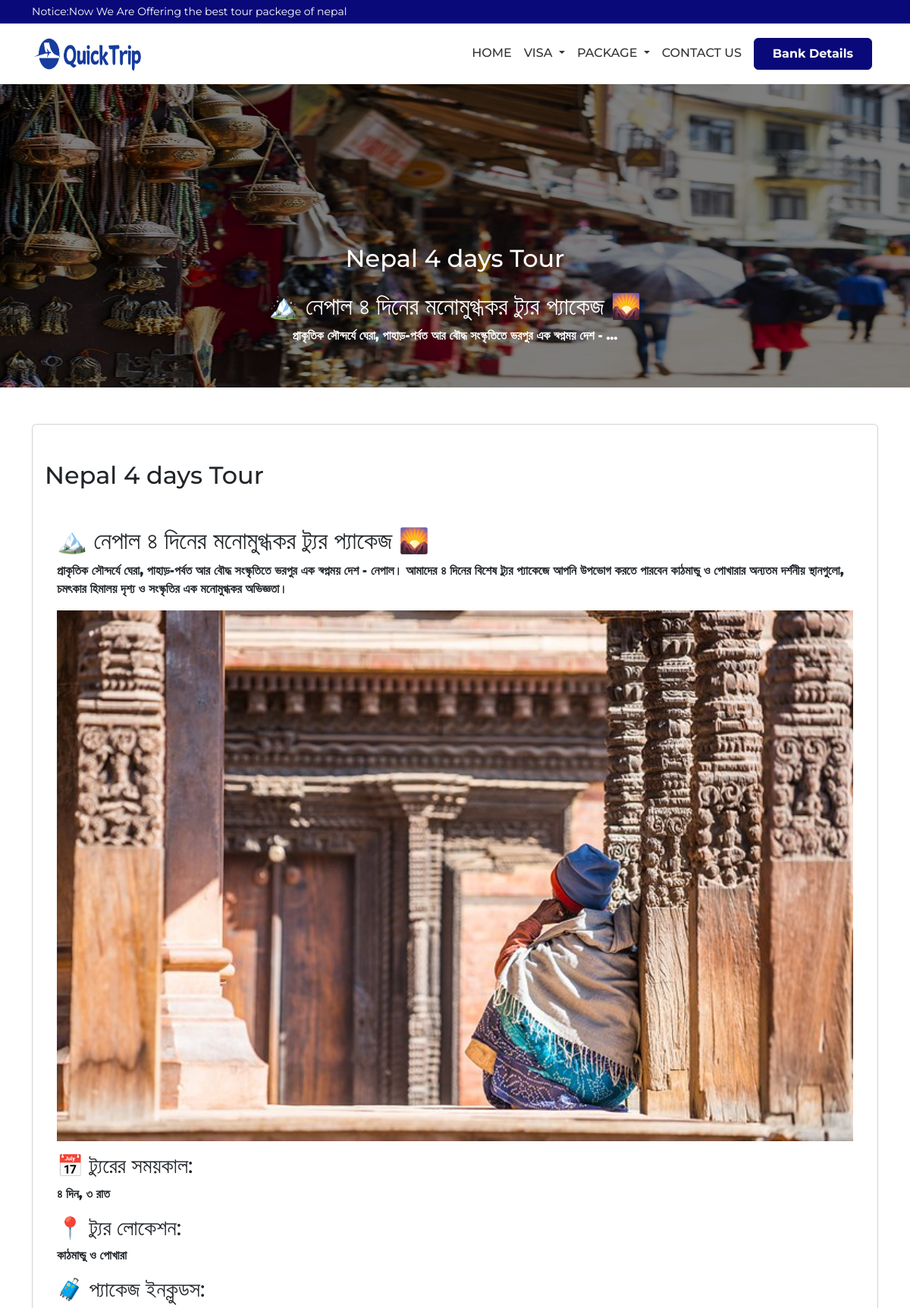
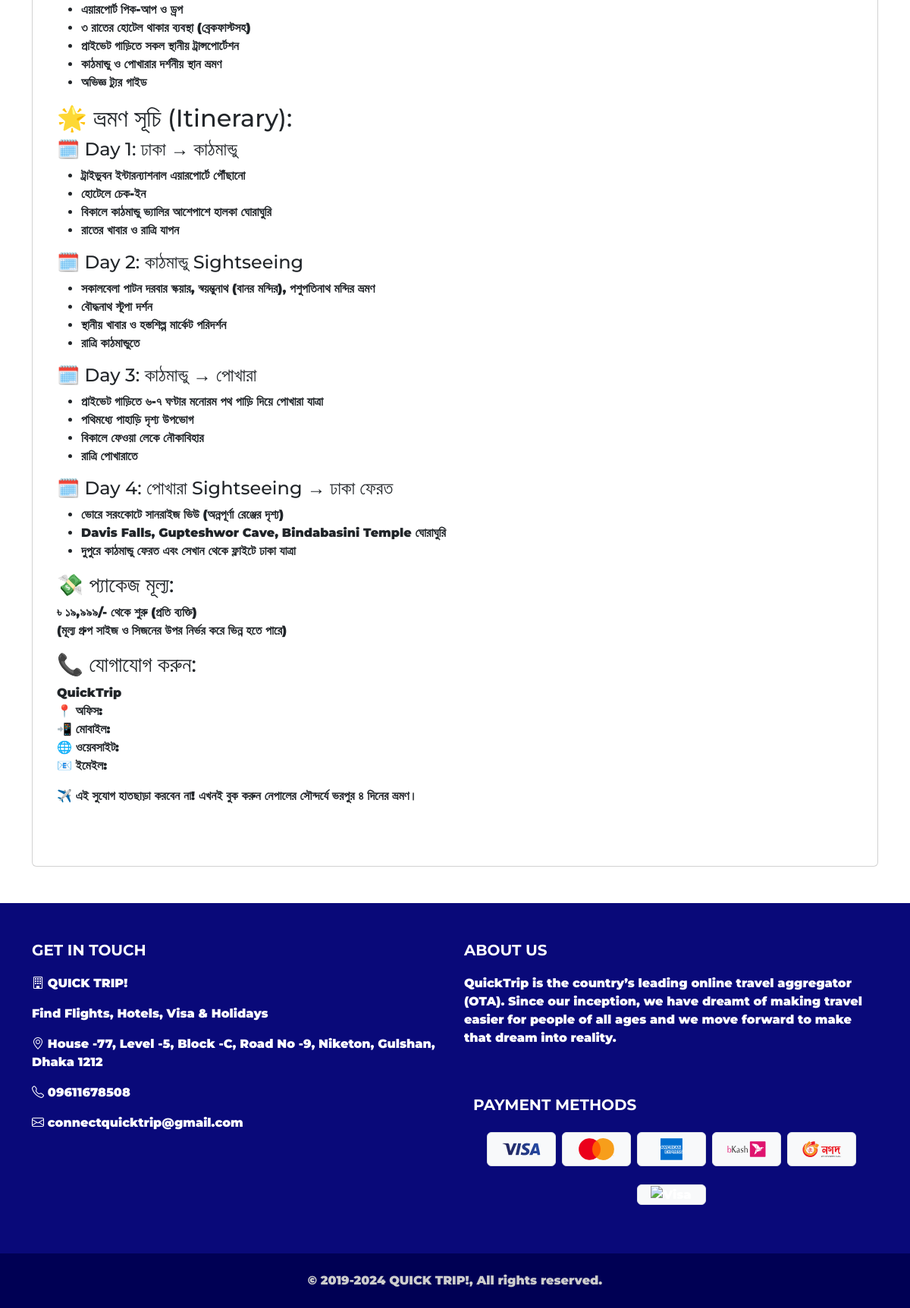
/package-details/Nepal-4-days-Tour/, run on the app's committed database (2 pictures, top to bottom).
### app/models.py (models this page shows, shortened)
class Information(models.Model):
    sitename = models.CharField(max_length=50,blank=True, null=True)
    site_slogan = models.CharField(max_length=100,blank=True, null=True)
    email = models.EmailField(max_length=100, blank=True, null=True)
    phone = models.CharField(max_length=20, blank=True, null=True)
    logo = models.ImageField(upload_to='img/logos/')
    office_address = models.TextField(blank=True, null=True)
    office_email = models.EmailField(blank=True, null=True)
    office_phone = models.CharField(max_length=20 , blank=True, null=True)
    about_us = models.TextField(blank=True, null=True)
    head_line = models.TextField(blank=True, null=True)

class PackageSilderImage(models.Model):
    package = models.ForeignKey(PackageList, related_name='images', on_delete=models.CASCADE)
    image = models.ImageField(upload_to='package_images/')  # Directory for storing images

class PackageList(models.Model):
    package_name = models.CharField(max_length=100,blank=True, null=True,unique=True)
    slug = models.SlugField(unique=True)
    content = RichTextUploadingField()

### app/views.py (the view)
# urls.py: path('package-details/<slug:slug>/', package_details, name='package-details'),
def package_details(request, slug):
    info = Information.objects.last()
    package_list = PackageList.objects.all()
    package_details = get_object_or_404(PackageList, slug=slug)
    bank_details = BankDetails.objects.all()
    visa_list = VisaList.objects.all()
    images = Slider.objects.filter(is_active=True).order_by('-created_at')
    context = {
        'info': info,
        'images': images,
        'package_list': package_list,
        'package_details': package_details,
        'bank_details':bank_details,
        'visa_list':visa_list,
    }
    return render(request, 'package.html', context)

### app/templates/package.html (shortened to what this page needs)
{% extends 'base.html' %}
{% load static %}
{% block content %}
 <section>
    <div id="carouselExampleSlidesOnly" class="carousel slide h-10" data-bs-ride="carousel" data-bs-interval="3000">
        <div class="carousel-inner package-carousel">
          {% for image in package_details.images.all %}
          <div class="carousel-item active">
            <img   src="{{image.image.url}}" class="w-100  d-block " alt="...">
            <div class="overlay"></div>
              <div class="carousel-caption d-flex flex-column justify-content-center">
                <h2>{{package_details.package_name}}</h2>
                <p>{{package_details.content | safe | truncatewords:20}}</p>
              </div>
          </div>
          {% endfor %}
        </div>
      </div>
  </section>
  <section class="container">
    <div class="card py-5 my-5 p-3">
      <div class="card-title title">
        <h2 class="title">{{package_details.package_name}}</h2>
      </div>
        <div class="card-body">
            <p>{{package_details.content|safe}}</p>
        </div>
    </div>
  </section>
{% endblock %}

### templates/base.html (shortened to what this page needs)
{% load static %}
<!DOCTYPE html>
<html lang="en">
  <head>
    <link
      rel="stylesheet"
      href="https://cdnjs.cloudflare.com/ajax/libs/bootstrap/5.3.0/css/bootstrap.min.css"
    />
    <link
      rel="stylesheet"
      href="https://cdn.jsdelivr.net/npm/bootstrap-icons@1.11.3/font/bootstrap-icons.min.css"
    />
    <link
      rel="stylesheet"
      href="https://cdnjs.cloudflare.com/ajax/libs/font-awesome/6.7.2/css/all.min.css"
    />
    <link rel="stylesheet" href="{% static 'css/style.css' %}" />
  </head>
  <body>
    <header class="container-fluid top-bar d-sm-block">
      <div class="container d-flex   ">
         <div class="">
          <span>Notice:</span>
         </div>
        <div  class="flex-grow-1">
          <marquee class="font-family-arial">
            {{info.head_line}}</marquee
          >
        </div>
      </div>
    </header>
    <nav class="navbar text-uppercase navbar-expand-lg">
      <div class="container">
        <a class="navbar-brand" href="{% url 'home' %}">
          <img class="img-fluid" src="{{ info.logo.url }}" alt="Logo" />
        </a>
        <div
          class="collapse navbar-collapse justify-content-end"
          id="navbarNav"
        >
          <ul class="navbar-nav">
            <li class="nav-item">
              <a class="menu-item nav-link" href="{% url 'home' %}">Home</a>
            </li>
            <li class="nav-item dropdown">
              <a
                class="nav-link menu-item dropdown-toggle"
                href="#"
                id="dropdownMenuLink"
                role="button"
                data-bs-toggle="dropdown"
                aria-expanded="false"
              >
                Visa
              </a>
            </li>
            <li class="nav-item dropdown">
              <a
                class="nav-link menu-item dropdown-toggle"
                href="#"
                id="navbarDarkDropdownMenuLink"
                role="button"
                data-bs-toggle="dropdown"
                aria-expanded="false"
              >
                Package
              </a>
            </li>
            <li class="nav-item">
              <a class="menu-item nav-link" href="{% url 'contact-us' %}"
                >Contact Us</a
              >
            </li>
            <li class="nav-item px-2">
              <button
                type="button"
                class="btn btn-blue px-4 fw-bold py-2"
                data-bs-toggle="modal"
                data-bs-target="#bankDetailsModal"
              >
                Bank Details
              </button>
            </li>
          </ul>
        </div>
      </div>
    </nav>
    <main>
      {% block content %}{% endblock %}
    </main>
    <section>
      <footer class="footer">
        <div class="container">
          <div class="row d-flex justify-content-around">
            <div class="col-md-6">
              <h5>Get in Touch</h5>
              <p>
                <strong
                  ><i class="bi bi-building"></i> {{info.sitename}}</strong
                >
              </p>
              <p>{{info.site_slogan}}</p>
              <p><i class="bi bi-geo-alt"></i> {{info.office_address}}</p>
              <p><i class="bi bi-telephone"></i> {{info.office_phone}}</p>
              <p><i class="bi bi-envelope"></i> {{info.office_email}}</p>
            </div>
            <div class="col-md-6">
              <h5>About Us</h5>
              <p>{{info.about_us}}</p>
              <div class="container py-5">
                <h5 class="text-white mb-4">Payment Methods</h5>
                <div
                  class="payment row text-center justify-content-center gap-2 align-items-center"
                >
                  <div
                    class="col-4 col-sm-3 col-md-2 bg-light border rounded mb-3"
                  >
                    <img
                      src="{% static 'img\Visa-Card-Logo.svg' %}"
                      class="img-fluid"
                      alt="Visa"
                    />
                  </div>
                  <div
                    class="col-4 col-sm-3 col-md-2 bg-light border rounded mb-3"
                  >
                    <img
                      src="{% static 'img\Master-Card-Logo.svg' %}"
                      class="img-fluid"
                      alt="Visa"
                    />
                  </div>
                  <div
                    class="col-4 col-sm-3 col-md-2 bg-light border rounded mb-3"
                  >
                    <img
                      src="{% static 'img\American-Express-Logo.svg' %}"
                      class="img-fluid"
                      alt="Visa"
                    />
                  </div>
                  <div
                    class="col-4 col-sm-3 col-md-2 bg-light border rounded mb-3"
                  >
                    <img
                      src="{% static 'img\BKash-Horizontal-Logo.svg' %}"
                      class="img-fluid"
                      alt="Visa"
                    />
                  </div>
                  <div
                    class="col-4 col-sm-3 col-md-2 bg-light border rounded mb-3"
                  >
                    <img
                      src="{% static 'img\Nagad-Horizontal-Logo.svg' %}"
                      class="img-fluid"
                      alt="Visa"
                    />
                  </div>
                  <div
                    class="col-4 col-sm-3 col-md-2 bg-light border rounded mb-3"
                  >
                    <img
                      src="{% static 'img\sslcommerce.png' %}"
                      class="img-fluid"
                      alt="Visa"
                    />
                  </div>
                </div>
              </div>
            </div>
          </div>
        </div>
        <div class="footer-bottom py-4 fs-6">
          © 2019-2024 {{info.sitename}}, All rights reserved.
        </div>
      </footer>
    </section>
  </body>
</html>

### static/css/style.css (style rules this page uses)
body { margin: 0; padding: 0; box-sizing: border-box; font-family: "Montserrat", sans-serif; font-optical-sizing: auto; }
.btn-blue { --bs-btn-color: #fff; --bs-btn-bg: #090979; --bs-btn-border-color: #090979; --bs-btn-hover-color: #fff; --bs-btn-hover-bg: #090979; --bs-btn-hover-border-color: #090979; --bs-btn-focus-shadow-rgb: 225, 83, 97; --bs-btn-active-color: #fff; --bs-btn-active-bg: #090979; --bs-btn-active-border-color: #090979; --bs-btn-active-shadow: inset 0 3px 5px rgba(0, 0, 0, 0.125); --bs-btn-disabled-color: #fff; --bs-btn-disabled-bg: #090979; --bs-btn-disabled-border-color: #090979; }
.top-bar { background: #090979; color: white; padding: 5px 20px; font-size: 14px; }
.navbar-brand img { width: 150px; height: 50px; }
.navbar { background: white; padding: 10px 20px; }
.navbar-brand img { height: 50px; }
.menu-item { font-size: 16px; font-weight: 500; color: #333333; text-decoration: none; }
.carousel-item img { height: 400px; object-fit: fill; }
img { width: 100%; height: 100%; }
.footer { background: #090979; color: #fff; padding-top: 50px; }
.footer h5 { font-weight: bold; text-transform: uppercase; margin-bottom: 20px; }
.footer-bottom { background: #000054; color: #ccc; padding: 10px 0; text-align: center; font-size: 14px; }

### templates/base.html (style rules this page uses)
.payment img { max-height: 50px; object-fit: cover; }

### app/templates/package.html (style rules this page uses)
.overlay { position: absolute; top: 0; left: 0; width: 100%; height: 100%; background: rgba(0, 0, 0, 0.5); }

### data on the page
Information: head_line "Now We Are Offering the best tour packege of nepal", logo (picture), sitename "QUICK TRIP!", site_slogan "Find Flights, Hotels, Visa & Holidays", office_address "House -77, Level -5, Block -C, Road No -9, Niketon, Gulshan, Dhaka 1212", office_phone "09611678508", office_email "connectquicktrip@gmail.com", about_us "QuickTrip is the country’s leading online travel aggregator (OTA). Since our inception, we have dreamt of making travel easier for people of all ages and we move forward to make that dream into reality."
PackageSilderImage: image (picture)
PackageList: package_name "Nepal 4 days Tour", content "🏔️ নেপাল ৪ দিনের মনোমুগ্ধকর ট্যুর প্যাকেজ 🌄 প্রাকৃতিক সৌন্দর্যে ঘেরা, পাহাড়-পর্বত আর বৌদ্ধ সংস্কৃতিতে ভরপুর এক স্বপ্নময় দেশ - …", content "🏔️ নেপাল ৪ দিনের মনোমুগ্ধকর ট্যুর প্যাকেজ 🌄 প্রাকৃতিক সৌন্দর্যে ঘেরা, পাহাড়-পর্বত আর বৌদ্ধ সংস্কৃতিতে ভরপুর এক স্বপ্নময় দেশ - নেপাল। আমাদের ৪ দিনের বিশেষ ট্যুর প্যাকেজে আপনি উপভোগ করতে পারবেন কাঠমান্ডু ও পোখারার অন্যতম দর্শনীয় স্থানগুলো, চমৎকার হিমালয় দৃশ্য ও সংস্কৃতির এক মনোমুগ্ধকর অভিজ্ঞতা। 📅 ট্যুরের সময়কাল: ৪ দিন, ৩ রাত 📍 ট্যুর লোকেশন: কাঠমান্ডু ও পোখারা 🧳 প্যাকেজ ইনক্লুডস: এয়ারপোর্ট পিক-আপ ও ড্রপ ৩ রাতের হোটেল থাকার ব্যবস্থা (ব্রেকফাস্টসহ) প্রাইভেট গাড়িতে সকল স্থানীয় ট্রান্সপোর্টেশন কাঠমান্ডু ও পোখারার দর্শনীয় স্থান ভ্রমণ অভিজ্ঞ ট্যুর গাইড 🌟 ভ্রমণ সূচি (Itinerary): 🗓️ Day 1: ঢাকা → কাঠমান্ডু ট্রাইভুবন ইন্টারন্যাশনাল এয়ারপোর্টে পৌঁছানো হোটেলে চেক-ইন বিকালে কাঠমান্ডু ভ্যালির আশেপাশে…", content (picture)
